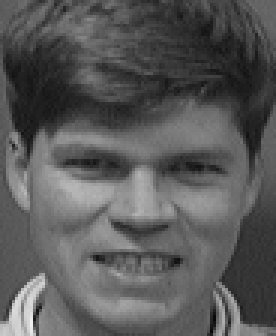
#> input picture examples/cv40examples-main/code/26人脸识别/例26.2/e01.png, 92 x 112 px (shown 3 times larger)
$ python '例26.2.py'
#> lines starting #> are read from the running program, lines starting #| are printed output that depends on the picture; after the words box and inside, x2 and y2 are one past the last pixel; in counts of white or black regions, pixels touching at a corner belong together; long printed decimals are rounded
# -*- coding: utf-8 -*-
"""
Created on Sat Sep 29 21:33:03 2018

@author: 李立宗  lilizong@gmail.com
微信公众号：计算机视觉之光（微信号cvlight）
计算机视觉40例——从入门到深度学习（python+OpenCV）（待定名称）
李立宗 著     电子工业出版社
"""

import cv2
import numpy as np
# 读取训练图像
images=[]
images.append(cv2.imread("e01.png",cv2.IMREAD_GRAYSCALE))
images.append(cv2.imread("e02.png",cv2.IMREAD_GRAYSCALE))
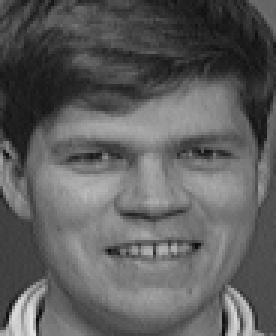
#> input picture examples/cv40examples-main/code/26人脸识别/例26.2/e02.png, 92 x 112 px (shown 3 times larger)
images.append(cv2.imread("e11.png",cv2.IMREAD_GRAYSCALE))
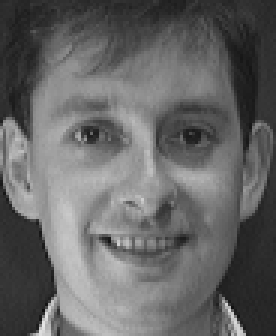
#> input picture examples/cv40examples-main/code/26人脸识别/例26.2/e11.png, 92 x 112 px (shown 3 times larger)
images.append(cv2.imread("e12.png",cv2.IMREAD_GRAYSCALE))
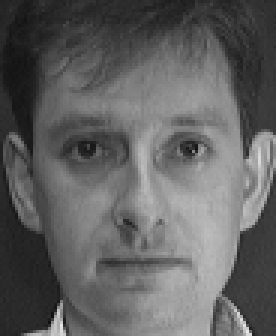
#> input picture examples/cv40examples-main/code/26人脸识别/例26.2/e12.png, 92 x 112 px (shown 3 times larger)
# 给训练图像贴标签
labels=[0,0,1,1]
# 读取待识别图像
predict_image=cv2.imread("eTest.png",cv2.IMREAD_GRAYSCALE)
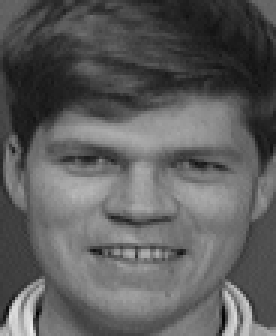
#> input picture examples/cv40examples-main/code/26人脸识别/例26.2/etest.png, 92 x 112 px, found by its file name (shown 3 times larger)
#> predict_image is the input picture: shape (112, 92); min 2, max 237, mean 93.3
# 识别
recognizer = cv2.face.EigenFaceRecognizer_create()
recognizer.train(images, np.array(labels))
label,confidence= recognizer.predict(predict_image)
#> label = 0; confidence = 1600.5
# 打印识别结果
print("识别标签label=",label)
#| 识别标签label= 0
print("置信度confidence=",confidence)
#| 置信度confidence= 1600.548
# 可视化输出
name=["first","second"]
font=cv2.FONT_HERSHEY_SIMPLEX
cv2.putText(predict_image,name[label],(0,30), font, 0.8,(255,255,255),2)
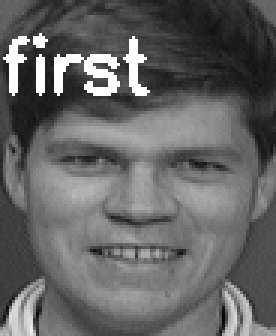
#> predict_image: shape (112, 92) (shown 3 times larger); 3.63% of pixels changed, all inside (x1, y1, x2, y2) = (1, 11, 50, 32)
cv2.imshow("result",predict_image)
cv2.waitKey()
cv2.destroyAllWindows()
